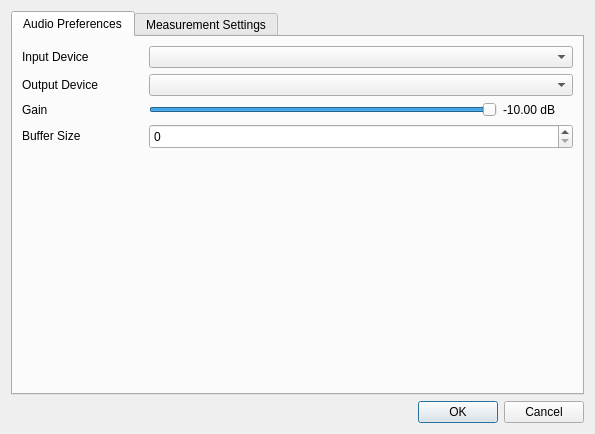
<?xml version="1.0" encoding="UTF-8"?>
<ui version="4.0">
 <class>Preference</class>
 <widget class="QDialog" name="Preference">
  <property name="windowModality">
   <enum>Qt::WindowModal</enum>
  </property>
  <property name="geometry">
   <rect>
    <x>0</x>
    <y>0</y>
    <width>595</width>
    <height>434</height>
   </rect>
  </property>
  <property name="windowTitle">
   <string>Dialog</string>
  </property>
  <property name="windowIcon">
   <iconset resource="../Icons/icons.qrc">
    <normaloff>:/Icons/alpha.png</normaloff>:/Icons/alpha.png</iconset>
  </property>
  <layout class="QVBoxLayout" name="verticalLayout">
   <item>
    <widget class="QTabWidget" name="preferenceTab">
     <property name="currentIndex">
      <number>0</number>
     </property>
     <widget class="QWidget" name="tab">
      <attribute name="title">
       <string>Audio Preferences</string>
      </attribute>
      <layout class="QVBoxLayout" name="verticalLayout_7">
       <item>
        <layout class="QHBoxLayout" name="horizontalLayout_26">
         <item>
          <widget class="QLabel" name="label_26">
           <property name="minimumSize">
            <size>
             <width>121</width>
             <height>16</height>
            </size>
           </property>
           <property name="maximumSize">
            <size>
             <width>121</width>
             <height>16</height>
            </size>
           </property>
           <property name="text">
            <string>Input Device</string>
           </property>
          </widget>
         </item>
         <item>
          <widget class="QComboBox" name="inputDeviceBox"/>
         </item>
        </layout>
       </item>
       <item>
        <layout class="QHBoxLayout" name="horizontalLayout_27">
         <item>
          <widget class="QLabel" name="label_27">
           <property name="minimumSize">
            <size>
             <width>121</width>
             <height>16</height>
            </size>
           </property>
           <property name="maximumSize">
            <size>
             <width>121</width>
             <height>16</height>
            </size>
           </property>
           <property name="text">
            <string>Output Device</string>
           </property>
          </widget>
         </item>
         <item>
          <widget class="QComboBox" name="outputDeviceBox"/>
         </item>
        </layout>
       </item>
       <item>
        <layout class="QHBoxLayout" name="horizontalLayout_28">
         <item>
          <widget class="QLabel" name="label_28">
           <property name="minimumSize">
            <size>
             <width>121</width>
             <height>16</height>
            </size>
           </property>
           <property name="maximumSize">
            <size>
             <width>121</width>
             <height>16</height>
            </size>
           </property>
           <property name="text">
            <string>Gain</string>
           </property>
          </widget>
         </item>
         <item>
          <layout class="QHBoxLayout" name="horizontalLayout_25">
           <item>
            <widget class="QSlider" name="gainSlider">
             <property name="minimum">
              <number>-1000</number>
             </property>
             <property name="maximum">
              <number>0</number>
             </property>
             <property name="singleStep">
              <number>1</number>
             </property>
             <property name="orientation">
              <enum>Qt::Horizontal</enum>
             </property>
             <property name="tickPosition">
              <enum>QSlider::NoTicks</enum>
             </property>
             <property name="tickInterval">
              <number>5</number>
             </property>
            </widget>
           </item>
           <item>
            <widget class="QLabel" name="gainLabel">
             <property name="minimumSize">
              <size>
               <width>70</width>
               <height>0</height>
              </size>
             </property>
             <property name="maximumSize">
              <size>
               <width>70</width>
               <height>16</height>
              </size>
             </property>
             <property name="text">
              <string>-10.00 dB</string>
             </property>
            </widget>
           </item>
          </layout>
         </item>
        </layout>
       </item>
       <item>
        <layout class="QHBoxLayout" name="horizontalLayout_30">
         <item>
          <widget class="QLabel" name="label_29">
           <property name="minimumSize">
            <size>
             <width>121</width>
             <height>16</height>
            </size>
           </property>
           <property name="maximumSize">
            <size>
             <width>121</width>
             <height>16</height>
            </size>
           </property>
           <property name="text">
            <string>Buffer Size</string>
           </property>
          </widget>
         </item>
         <item>
          <widget class="QSpinBox" name="bufferSizeBox">
           <property name="minimumSize">
            <size>
             <width>181</width>
             <height>25</height>
            </size>
           </property>
           <property name="maximum">
            <number>99999</number>
           </property>
          </widget>
         </item>
        </layout>
       </item>
       <item>
        <spacer name="verticalSpacer_2">
         <property name="orientation">
          <enum>Qt::Vertical</enum>
         </property>
         <property name="sizeHint" stdset="0">
          <size>
           <width>20</width>
           <height>168</height>
          </size>
         </property>
        </spacer>
       </item>
      </layout>
     </widget>
     <widget class="QWidget" name="tab_2">
      <attribute name="title">
       <string>Measurement Settings</string>
      </attribute>
      <layout class="QHBoxLayout" name="horizontalLayout">
       <item>
        <widget class="QListWidget" name="measurementSettingsList">
         <property name="maximumSize">
          <size>
           <width>171</width>
           <height>16777215</height>
          </size>
         </property>
         <property name="currentRow">
          <number>0</number>
         </property>
         <item>
          <property name="text">
           <string>Excitation Signal</string>
          </property>
          <property name="icon">
           <iconset resource="../Icons/icons.qrc">
            <normaloff>:/Icons/signal.png</normaloff>:/Icons/signal.png</iconset>
          </property>
         </item>
         <item>
          <property name="text">
           <string>Filter Settings</string>
          </property>
          <property name="icon">
           <iconset resource="../Icons/icons.qrc">
            <normaloff>:/Icons/filter.png</normaloff>:/Icons/filter.png</iconset>
          </property>
         </item>
         <item>
          <property name="text">
           <string>Exctraction Settings</string>
          </property>
          <property name="icon">
           <iconset resource="../Icons/icons.qrc">
            <normaloff>:/Icons/impulse.png</normaloff>:/Icons/impulse.png</iconset>
          </property>
         </item>
        </widget>
       </item>
       <item>
        <widget class="QStackedWidget" name="measurementStacked">
         <property name="currentIndex">
          <number>0</number>
         </property>
         <widget class="QWidget" name="page">
          <layout class="QVBoxLayout" name="verticalLayout_2">
           <item>
            <layout class="QHBoxLayout" name="horizontalLayout_5">
             <item>
              <widget class="QLabel" name="label">
               <property name="maximumSize">
                <size>
                 <width>38</width>
                 <height>16</height>
                </size>
               </property>
               <property name="text">
                <string>Signal</string>
               </property>
              </widget>
             </item>
             <item>
              <widget class="QComboBox" name="signalBox">
               <item>
                <property name="text">
                 <string>Swept Sine</string>
                </property>
               </item>
               <item>
                <property name="text">
                 <string>Low Pass Swept Sine</string>
                </property>
               </item>
               <item>
                <property name="text">
                 <string>Maximum Length Sequence</string>
                </property>
               </item>
               <item>
                <property name="text">
                 <string>Inverse Repeat Sequence</string>
                </property>
               </item>
              </widget>
             </item>
            </layout>
           </item>
           <item>
            <layout class="QHBoxLayout" name="horizontalLayout_6">
             <item>
              <widget class="QLabel" name="label_11">
               <property name="maximumSize">
                <size>
                 <width>121</width>
                 <height>16</height>
                </size>
               </property>
               <property name="text">
                <string>Signal Repetitions</string>
               </property>
              </widget>
             </item>
             <item>
              <widget class="QSpinBox" name="signalRepetitionsBox"/>
             </item>
             <item>
              <spacer name="horizontalSpacer">
               <property name="orientation">
                <enum>Qt::Horizontal</enum>
               </property>
               <property name="sizeHint" stdset="0">
                <size>
                 <width>40</width>
                 <height>20</height>
                </size>
               </property>
              </spacer>
             </item>
            </layout>
           </item>
           <item>
            <widget class="QStackedWidget" name="signalStacked">
             <property name="currentIndex">
              <number>1</number>
             </property>
             <widget class="QWidget" name="page_3">
              <widget class="QLabel" name="label_2">
               <property name="geometry">
                <rect>
                 <x>10</x>
                 <y>20</y>
                 <width>111</width>
                 <height>16</height>
                </rect>
               </property>
               <property name="text">
                <string>Lower Frequency</string>
               </property>
              </widget>
              <widget class="QLabel" name="label_3">
               <property name="geometry">
                <rect>
                 <x>10</x>
                 <y>50</y>
                 <width>111</width>
                 <height>16</height>
                </rect>
               </property>
               <property name="text">
                <string>Upper Frequency</string>
               </property>
              </widget>
              <widget class="QLabel" name="label_4">
               <property name="geometry">
                <rect>
                 <x>20</x>
                 <y>80</y>
                 <width>91</width>
                 <height>16</height>
                </rect>
               </property>
               <property name="text">
                <string>Signal Length</string>
               </property>
              </widget>
              <widget class="QWidget" name="layoutWidget">
               <property name="geometry">
                <rect>
                 <x>150</x>
                 <y>50</y>
                 <width>161</width>
                 <height>27</height>
                </rect>
               </property>
               <layout class="QHBoxLayout" name="horizontalLayout_3">
                <item>
                 <widget class="QSpinBox" name="upperFrequencyBox">
                  <property name="maximum">
                   <number>99999</number>
                  </property>
                 </widget>
                </item>
                <item>
                 <widget class="QLabel" name="label_6">
                  <property name="maximumSize">
                   <size>
                    <width>21</width>
                    <height>16</height>
                   </size>
                  </property>
                  <property name="text">
                   <string>Hz</string>
                  </property>
                 </widget>
                </item>
               </layout>
              </widget>
              <widget class="QWidget" name="layoutWidget">
               <property name="geometry">
                <rect>
                 <x>150</x>
                 <y>20</y>
                 <width>161</width>
                 <height>27</height>
                </rect>
               </property>
               <layout class="QHBoxLayout" name="horizontalLayout_4">
                <item>
                 <widget class="QSpinBox" name="lowerFrequencyBox">
                  <property name="maximum">
                   <number>99999</number>
                  </property>
                 </widget>
                </item>
                <item>
                 <widget class="QLabel" name="label_5">
                  <property name="maximumSize">
                   <size>
                    <width>21</width>
                    <height>16</height>
                   </size>
                  </property>
                  <property name="text">
                   <string>Hz</string>
                  </property>
                 </widget>
                </item>
               </layout>
              </widget>
              <widget class="QWidget" name="layoutWidget">
               <property name="geometry">
                <rect>
                 <x>150</x>
                 <y>80</y>
                 <width>161</width>
                 <height>27</height>
                </rect>
               </property>
               <layout class="QHBoxLayout" name="horizontalLayout_2">
                <item>
                 <widget class="QSpinBox" name="signalLengthBox">
                  <property name="maximum">
                   <number>99999</number>
                  </property>
                 </widget>
                </item>
                <item>
                 <widget class="QLabel" name="label_7">
                  <property name="maximumSize">
                   <size>
                    <width>21</width>
                    <height>16</height>
                   </size>
                  </property>
                  <property name="text">
                   <string>ms</string>
                  </property>
                 </widget>
                </item>
               </layout>
              </widget>
             </widget>
             <widget class="QWidget" name="page_4">
              <layout class="QVBoxLayout" name="verticalLayout_8">
               <item>
                <layout class="QHBoxLayout" name="horizontalLayout_31">
                 <item>
                  <widget class="QLabel" name="label_9">
                   <property name="text">
                    <string>MLS Taps</string>
                   </property>
                  </widget>
                 </item>
                 <item>
                  <widget class="QSpinBox" name="mlsTapsBox"/>
                 </item>
                 <item>
                  <spacer name="horizontalSpacer_10">
                   <property name="orientation">
                    <enum>Qt::Horizontal</enum>
                   </property>
                   <property name="sizeHint" stdset="0">
                    <size>
                     <width>40</width>
                     <height>20</height>
                    </size>
                   </property>
                  </spacer>
                 </item>
                </layout>
               </item>
               <item>
                <layout class="QHBoxLayout" name="horizontalLayout_29">
                 <item>
                  <widget class="QLabel" name="label_10">
                   <property name="text">
                    <string>Repetitions</string>
                   </property>
                  </widget>
                 </item>
                 <item>
                  <widget class="QSpinBox" name="mlsRepetitionsBox"/>
                 </item>
                 <item>
                  <spacer name="horizontalSpacer_11">
                   <property name="orientation">
                    <enum>Qt::Horizontal</enum>
                   </property>
                   <property name="sizeHint" stdset="0">
                    <size>
                     <width>40</width>
                     <height>20</height>
                    </size>
                   </property>
                  </spacer>
                 </item>
                </layout>
               </item>
               <item>
                <widget class="QLabel" name="signalLengthLabel">
                 <property name="text">
                  <string>Signal Length</string>
                 </property>
                </widget>
               </item>
               <item>
                <spacer name="verticalSpacer_3">
                 <property name="orientation">
                  <enum>Qt::Vertical</enum>
                 </property>
                 <property name="sizeHint" stdset="0">
                  <size>
                   <width>20</width>
                   <height>99</height>
                  </size>
                 </property>
                </spacer>
               </item>
              </layout>
             </widget>
            </widget>
           </item>
          </layout>
         </widget>
         <widget class="QWidget" name="page_2">
          <layout class="QVBoxLayout" name="verticalLayout_3">
           <item>
            <widget class="QGroupBox" name="groupBox">
             <property name="title">
              <string>High Pass Filter</string>
             </property>
             <layout class="QVBoxLayout" name="verticalLayout_5">
              <item>
               <layout class="QHBoxLayout" name="horizontalLayout_9">
                <item>
                 <widget class="QLabel" name="label_12">
                  <property name="text">
                   <string>Cut Off Frequency</string>
                  </property>
                 </widget>
                </item>
                <item>
                 <layout class="QHBoxLayout" name="horizontalLayout_7">
                  <item>
                   <widget class="QSpinBox" name="highPassCutOffBox">
                    <property name="maximumSize">
                     <size>
                      <width>128</width>
                      <height>25</height>
                     </size>
                    </property>
                    <property name="maximum">
                     <number>99999</number>
                    </property>
                   </widget>
                  </item>
                  <item>
                   <widget class="QLabel" name="label_14">
                    <property name="maximumSize">
                     <size>
                      <width>21</width>
                      <height>16</height>
                     </size>
                    </property>
                    <property name="text">
                     <string>Hz</string>
                    </property>
                   </widget>
                  </item>
                 </layout>
                </item>
               </layout>
              </item>
              <item>
               <layout class="QHBoxLayout" name="horizontalLayout_10">
                <item>
                 <widget class="QLabel" name="label_13">
                  <property name="text">
                   <string>Order</string>
                  </property>
                 </widget>
                </item>
                <item>
                 <spacer name="horizontalSpacer_3">
                  <property name="orientation">
                   <enum>Qt::Horizontal</enum>
                  </property>
                  <property name="sizeHint" stdset="0">
                   <size>
                    <width>40</width>
                    <height>20</height>
                   </size>
                  </property>
                 </spacer>
                </item>
                <item>
                 <layout class="QHBoxLayout" name="horizontalLayout_8">
                  <item>
                   <widget class="QSpinBox" name="highPassOrderBox"/>
                  </item>
                  <item>
                   <spacer name="horizontalSpacer_2">
                    <property name="orientation">
                     <enum>Qt::Horizontal</enum>
                    </property>
                    <property name="sizeHint" stdset="0">
                     <size>
                      <width>88</width>
                      <height>20</height>
                     </size>
                    </property>
                   </spacer>
                  </item>
                 </layout>
                </item>
               </layout>
              </item>
              <item>
               <layout class="QHBoxLayout" name="horizontalLayout_15">
                <item>
                 <widget class="QCheckBox" name="highPassEnabledBox">
                  <property name="text">
                   <string>Enabled</string>
                  </property>
                 </widget>
                </item>
                <item>
                 <spacer name="horizontalSpacer_7">
                  <property name="orientation">
                   <enum>Qt::Horizontal</enum>
                  </property>
                  <property name="sizeHint" stdset="0">
                   <size>
                    <width>40</width>
                    <height>20</height>
                   </size>
                  </property>
                 </spacer>
                </item>
               </layout>
              </item>
             </layout>
            </widget>
           </item>
           <item>
            <widget class="QGroupBox" name="groupBox_2">
             <property name="title">
              <string>Low Pass Filter</string>
             </property>
             <layout class="QVBoxLayout" name="verticalLayout_4">
              <item>
               <layout class="QHBoxLayout" name="horizontalLayout_11">
                <item>
                 <widget class="QLabel" name="label_15">
                  <property name="text">
                   <string>Cut Off Frequency</string>
                  </property>
                 </widget>
                </item>
                <item>
                 <layout class="QHBoxLayout" name="horizontalLayout_12">
                  <item>
                   <widget class="QSpinBox" name="lowPassCutOffBox">
                    <property name="maximumSize">
                     <size>
                      <width>128</width>
                      <height>25</height>
                     </size>
                    </property>
                    <property name="maximum">
                     <number>99999</number>
                    </property>
                   </widget>
                  </item>
                  <item>
                   <widget class="QLabel" name="label_16">
                    <property name="maximumSize">
                     <size>
                      <width>21</width>
                      <height>16</height>
                     </size>
                    </property>
                    <property name="text">
                     <string>Hz</string>
                    </property>
                   </widget>
                  </item>
                 </layout>
                </item>
               </layout>
              </item>
              <item>
               <layout class="QHBoxLayout" name="horizontalLayout_13">
                <item>
                 <widget class="QLabel" name="label_17">
                  <property name="text">
                   <string>Order</string>
                  </property>
                 </widget>
                </item>
                <item>
                 <spacer name="horizontalSpacer_4">
                  <property name="orientation">
                   <enum>Qt::Horizontal</enum>
                  </property>
                  <property name="sizeHint" stdset="0">
                   <size>
                    <width>40</width>
                    <height>20</height>
                   </size>
                  </property>
                 </spacer>
                </item>
                <item>
                 <layout class="QHBoxLayout" name="horizontalLayout_14">
                  <item>
                   <widget class="QSpinBox" name="lowPassOrderBox"/>
                  </item>
                  <item>
                   <spacer name="horizontalSpacer_5">
                    <property name="orientation">
                     <enum>Qt::Horizontal</enum>
                    </property>
                    <property name="sizeHint" stdset="0">
                     <size>
                      <width>88</width>
                      <height>20</height>
                     </size>
                    </property>
                   </spacer>
                  </item>
                 </layout>
                </item>
               </layout>
              </item>
              <item>
               <layout class="QHBoxLayout" name="horizontalLayout_16">
                <item>
                 <widget class="QCheckBox" name="lowPassEnabledBox">
                  <property name="text">
                   <string>Enabled</string>
                  </property>
                 </widget>
                </item>
                <item>
                 <spacer name="horizontalSpacer_6">
                  <property name="orientation">
                   <enum>Qt::Horizontal</enum>
                  </property>
                  <property name="sizeHint" stdset="0">
                   <size>
                    <width>40</width>
                    <height>20</height>
                   </size>
                  </property>
                 </spacer>
                </item>
               </layout>
              </item>
             </layout>
            </widget>
           </item>
          </layout>
         </widget>
         <widget class="QWidget" name="page_5">
          <layout class="QVBoxLayout" name="verticalLayout_6">
           <item>
            <layout class="QHBoxLayout" name="horizontalLayout_23">
             <item>
              <widget class="QLabel" name="label_18">
               <property name="text">
                <string>Window Start</string>
               </property>
              </widget>
             </item>
             <item>
              <layout class="QHBoxLayout" name="horizontalLayout_19">
               <item>
                <widget class="QDoubleSpinBox" name="windowStartBox">
                 <property name="maximumSize">
                  <size>
                   <width>91</width>
                   <height>25</height>
                  </size>
                 </property>
                 <property name="decimals">
                  <number>5</number>
                 </property>
                </widget>
               </item>
               <item>
                <widget class="QLabel" name="label_22">
                 <property name="text">
                  <string>ms</string>
                 </property>
                </widget>
               </item>
              </layout>
             </item>
            </layout>
           </item>
           <item>
            <layout class="QHBoxLayout" name="horizontalLayout_22">
             <item>
              <widget class="QLabel" name="label_19">
               <property name="text">
                <string>Window End</string>
               </property>
              </widget>
             </item>
             <item>
              <layout class="QHBoxLayout" name="horizontalLayout_18">
               <item>
                <widget class="QDoubleSpinBox" name="windowEndBox">
                 <property name="maximumSize">
                  <size>
                   <width>91</width>
                   <height>25</height>
                  </size>
                 </property>
                 <property name="decimals">
                  <number>5</number>
                 </property>
                </widget>
               </item>
               <item>
                <widget class="QLabel" name="label_23">
                 <property name="text">
                  <string>ms</string>
                 </property>
                </widget>
               </item>
              </layout>
             </item>
            </layout>
           </item>
           <item>
            <layout class="QHBoxLayout" name="horizontalLayout_21">
             <item>
              <widget class="QLabel" name="label_21">
               <property name="text">
                <string>Window Type</string>
               </property>
              </widget>
             </item>
             <item>
              <widget class="QComboBox" name="windowTypeBox">
               <item>
                <property name="text">
                 <string>One Sided</string>
                </property>
               </item>
               <item>
                <property name="text">
                 <string>Two Sided</string>
                </property>
               </item>
              </widget>
             </item>
            </layout>
           </item>
           <item>
            <layout class="QHBoxLayout" name="horizontalLayout_20">
             <item>
              <widget class="QLabel" name="label_20">
               <property name="text">
                <string>Taper Length</string>
               </property>
              </widget>
             </item>
             <item>
              <layout class="QHBoxLayout" name="horizontalLayout_17">
               <item>
                <widget class="QDoubleSpinBox" name="taperLengthBox">
                 <property name="maximumSize">
                  <size>
                   <width>91</width>
                   <height>25</height>
                  </size>
                 </property>
                 <property name="decimals">
                  <number>5</number>
                 </property>
                </widget>
               </item>
               <item>
                <widget class="QLabel" name="label_24">
                 <property name="text">
                  <string>ms</string>
                 </property>
                </widget>
               </item>
              </layout>
             </item>
            </layout>
           </item>
           <item>
            <layout class="QHBoxLayout" name="horizontalLayout_24">
             <item>
              <widget class="QLabel" name="label_25">
               <property name="text">
                <string>Decimation Factor</string>
               </property>
              </widget>
             </item>
             <item>
              <spacer name="horizontalSpacer_9">
               <property name="orientation">
                <enum>Qt::Horizontal</enum>
               </property>
               <property name="sizeHint" stdset="0">
                <size>
                 <width>40</width>
                 <height>20</height>
                </size>
               </property>
              </spacer>
             </item>
             <item>
              <widget class="QSpinBox" name="decimationBox"/>
             </item>
             <item>
              <spacer name="horizontalSpacer_8">
               <property name="orientation">
                <enum>Qt::Horizontal</enum>
               </property>
               <property name="sizeHint" stdset="0">
                <size>
                 <width>40</width>
                 <height>20</height>
                </size>
               </property>
              </spacer>
             </item>
            </layout>
           </item>
           <item>
            <spacer name="verticalSpacer">
             <property name="orientation">
              <enum>Qt::Vertical</enum>
             </property>
             <property name="sizeHint" stdset="0">
              <size>
               <width>20</width>
               <height>137</height>
              </size>
             </property>
            </spacer>
           </item>
          </layout>
         </widget>
        </widget>
       </item>
      </layout>
     </widget>
    </widget>
   </item>
   <item>
    <widget class="QDialogButtonBox" name="buttonBox">
     <property name="orientation">
      <enum>Qt::Horizontal</enum>
     </property>
     <property name="standardButtons">
      <set>QDialogButtonBox::Cancel|QDialogButtonBox::Ok</set>
     </property>
    </widget>
   </item>
  </layout>
 </widget>
 <resources>
  <include location="../Icons/icons.qrc"/>
 </resources>
 <connections>
  <connection>
   <sender>buttonBox</sender>
   <signal>accepted()</signal>
   <receiver>Preference</receiver>
   <slot>accept()</slot>
   <hints>
    <hint type="sourcelabel">
     <x>248</x>
     <y>254</y>
    </hint>
    <hint type="destinationlabel">
     <x>157</x>
     <y>274</y>
    </hint>
   </hints>
  </connection>
  <connection>
   <sender>buttonBox</sender>
   <signal>rejected()</signal>
   <receiver>Preference</receiver>
   <slot>reject()</slot>
   <hints>
    <hint type="sourcelabel">
     <x>316</x>
     <y>260</y>
    </hint>
    <hint type="destinationlabel">
     <x>286</x>
     <y>274</y>
    </hint>
   </hints>
  </connection>
 </connections>
</ui>
